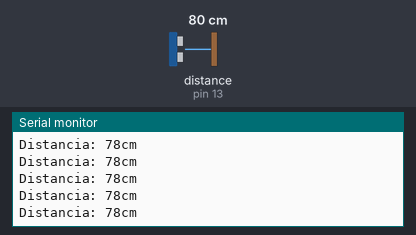
A sketch run on a simulated Arduino Uno, built with avr-gcc and run on an emulated ATmega328P. Shown: the last lines printed to the serial monitor. Wiring (inferred from the names in the program): ultrasonic range finder: trigger pin 12; echo pin 13. The test bench sets the inputs (shaded band); at power-on: distance to the obstacle (sensor on pin 13) 80 cm. The echo pulse lasts 58.3 µs per cm.

Above: at 1.2 s.
1.3 s: distance to the obstacle (sensor on pin 13) set to 2 cm
At 1.38 s:
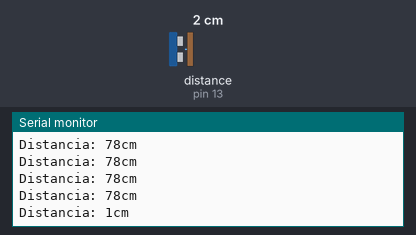
4.3 s: distance to the obstacle (sensor on pin 13) set to 250 cm
At 4.41 s:
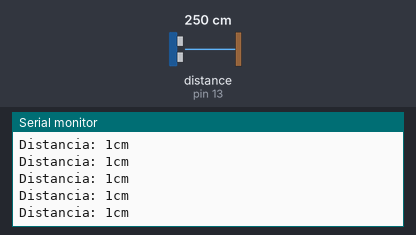
Timing chart, 0 to 7.3 s (numbered marks = the images above; inputs shaded):
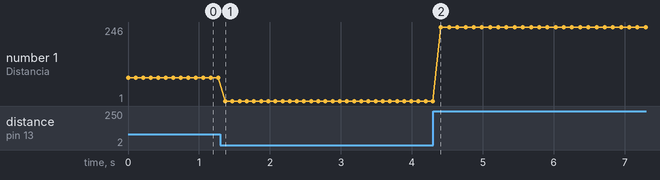

The sketch:

Ultrasonido.ino
```cpp
const int Trigger = 12;   //Pin digital 2 para el Trigger del sensor
const int Echo = 13;   //Pin digital 3 para el Echo del sensor

void setup() {
  Serial.begin(9600);//iniciailzamos la comunicación
  pinMode(Trigger, OUTPUT); //pin como salida
  pinMode(Echo, INPUT);  //pin como entrada
  digitalWrite(Trigger, LOW);//Inicializamos el pin con 0
}

void loop()
{

  long t; //timepo que demora en llegar el eco
  long d; //distancia en centimetros

  digitalWrite(Trigger, HIGH);
  delayMicroseconds(10);          //Enviamos un pulso de 10us
  digitalWrite(Trigger, LOW);

  t = pulseIn(Echo, HIGH); //obtenemos el ancho del pulso
  d = t/59;             //escalamos el tiempo a una distancia en cm

  Serial.print("Distancia: ");
  Serial.print(d);      //Enviamos serialmente el valor de la distancia
  Serial.print("cm");
  Serial.println();
  delay(100);          //Hacemos una pausa de 100ms
}
```

Measured:
- after the input at 1.3 s, the serial monitor: prints a new line after 0.07 s (image 1)
- plotted number 1: 78 → 1 after the input at 1.3 s, 1 → 246 after the input at 4.3 s
